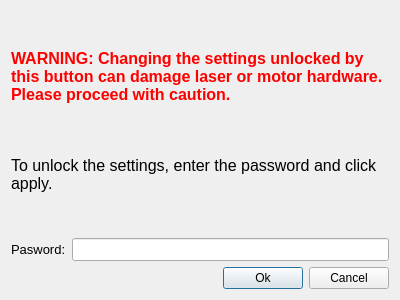
<?xml version="1.0" encoding="UTF-8"?>
<ui version="4.0">
 <class>Dialog</class>
 <widget class="QDialog" name="Dialog">
  <property name="geometry">
   <rect>
    <x>0</x>
    <y>0</y>
    <width>400</width>
    <height>300</height>
   </rect>
  </property>
  <property name="windowTitle">
   <string>Dialog</string>
  </property>
  <layout class="QVBoxLayout" name="verticalLayout" stretch="1,0,0">
   <item>
    <widget class="QLabel" name="lbl_text">
     <property name="text">
      <string>&lt;html&gt;&lt;head/&gt;&lt;body&gt;&lt;p&gt;&lt;span style=&quot; font-size:12pt; font-weight:600; color:#ff0000;&quot;&gt;WARNING: Changing the settings unlocked by this button can damage laser or motor hardware. &lt;/span&gt;&lt;span style=&quot; font-size:12pt; font-weight:600; color:#ff0000;&quot;&gt;Please proceed with caution.&lt;/span&gt;&lt;span style=&quot; font-size:12pt;&quot;/&gt;&lt;/p&gt;&lt;p&gt;&lt;br/&gt;&lt;/p&gt;&lt;p&gt;&lt;span style=&quot; font-size:12pt;&quot;&gt;To unlock the settings, enter the password and click apply.&lt;/span&gt;&lt;/p&gt;&lt;/body&gt;&lt;/html&gt;</string>
     </property>
     <property name="textFormat">
      <enum>Qt::AutoText</enum>
     </property>
     <property name="wordWrap">
      <bool>true</bool>
     </property>
    </widget>
   </item>
   <item>
    <layout class="QHBoxLayout" name="horizontalLayout_2">
     <item>
      <widget class="QLabel" name="lbl_password">
       <property name="text">
        <string>&lt;html&gt;&lt;head/&gt;&lt;body&gt;&lt;p&gt;&lt;span style=&quot; font-size:10pt;&quot;&gt;Pasword:&lt;/span&gt;&lt;/p&gt;&lt;/body&gt;&lt;/html&gt;</string>
       </property>
      </widget>
     </item>
     <item>
      <widget class="QLineEdit" name="line_password">
       <property name="font">
        <font>
         <pointsize>10</pointsize>
        </font>
       </property>
       <property name="echoMode">
        <enum>QLineEdit::PasswordEchoOnEdit</enum>
       </property>
      </widget>
     </item>
    </layout>
   </item>
   <item>
    <layout class="QHBoxLayout" name="horizontalLayout" stretch="1,0,0">
     <item>
      <spacer name="horizontalSpacer">
       <property name="orientation">
        <enum>Qt::Horizontal</enum>
       </property>
       <property name="sizeHint" stdset="0">
        <size>
         <width>40</width>
         <height>20</height>
        </size>
       </property>
      </spacer>
     </item>
     <item>
      <widget class="QPushButton" name="btn_ok">
       <property name="text">
        <string>Ok</string>
       </property>
      </widget>
     </item>
     <item>
      <widget class="QPushButton" name="btn_cancel">
       <property name="text">
        <string>Cancel</string>
       </property>
      </widget>
     </item>
    </layout>
   </item>
  </layout>
 </widget>
 <resources/>
 <connections/>
</ui>
